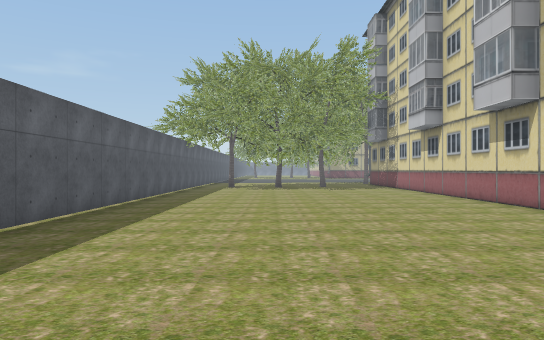
[1] (above)

22 first-person views from a walk through a Unity game level. The camera is 1.5 m above the floor, looks level and sees 70° across. The floor is counted in squares, 2 m on a side. Each view is taken from the middle of a square. On the plan, view 1 faces up. The plan holds only what a view shows up to about 12 squares ahead; the rest is blank. The place goes on beyond the plan. The player character is not drawn. Some surface patterns are stand-ins.

[2]
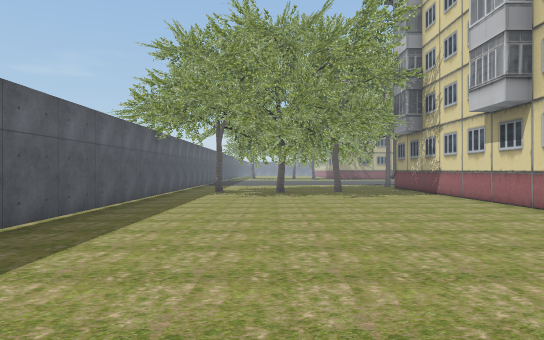

[3]
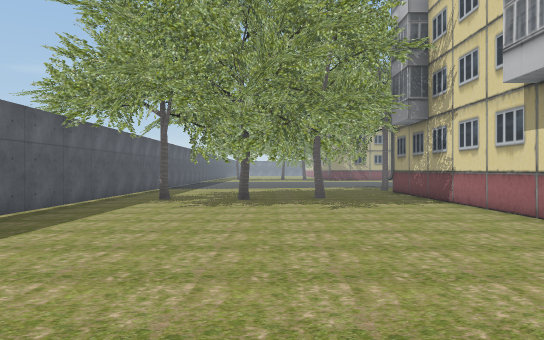

[4]
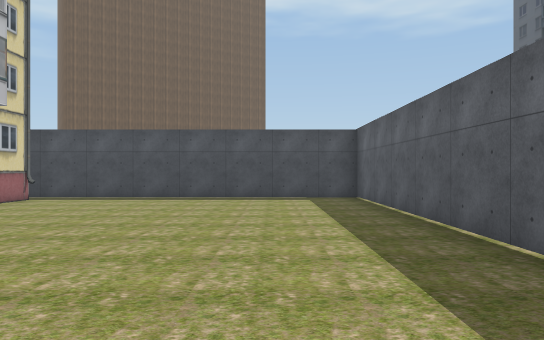

[5]
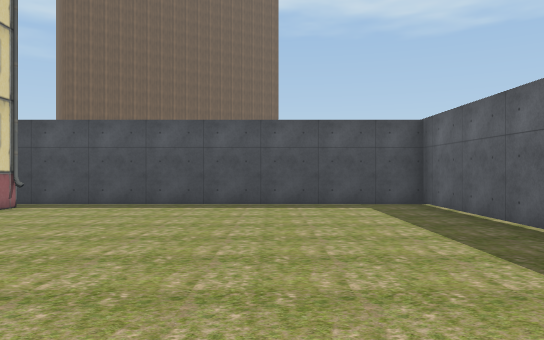

[6]
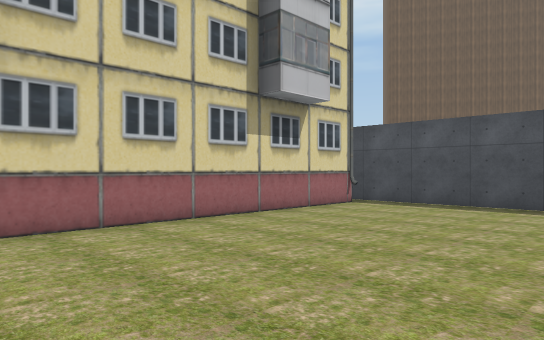

[7]
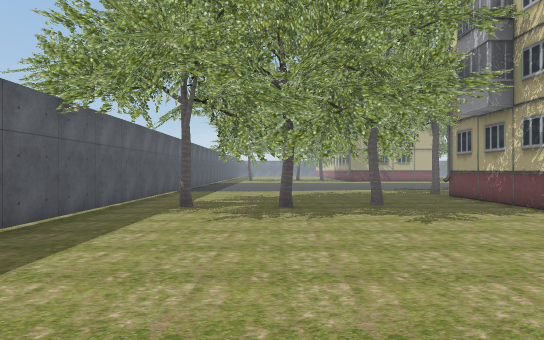

[8]
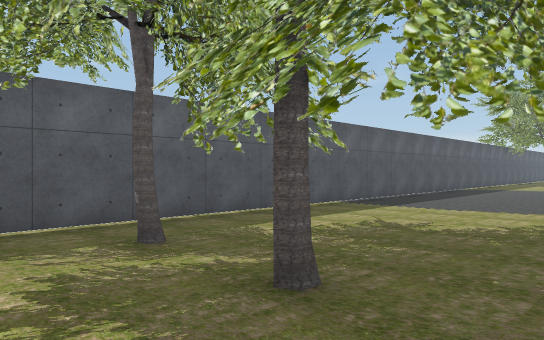

[9]
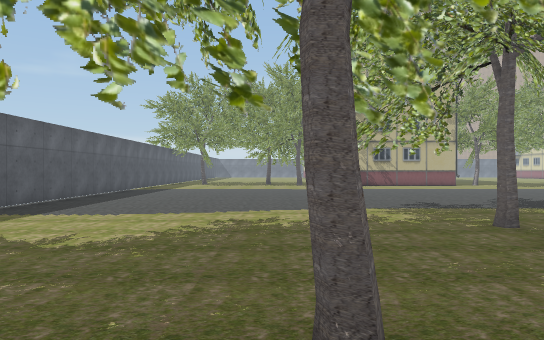

[10]
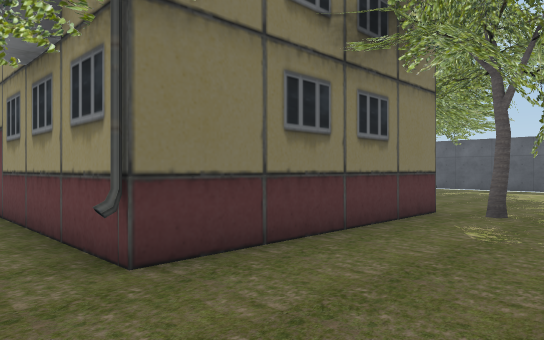

[11]
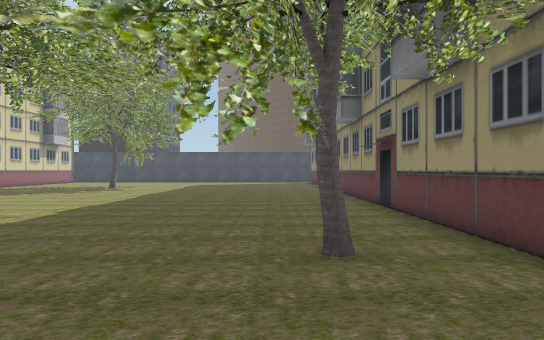

[12]
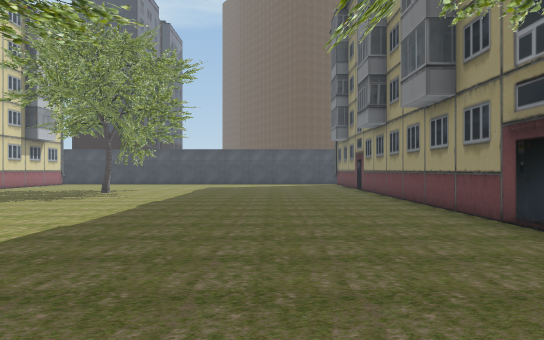

[13]
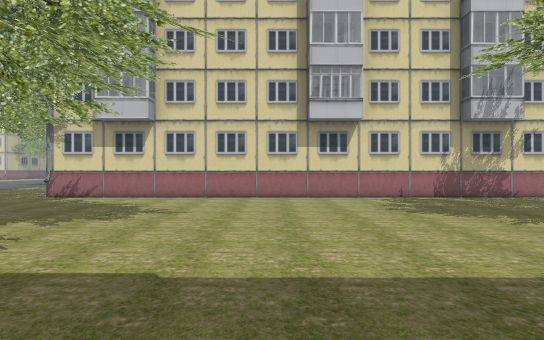

[14]
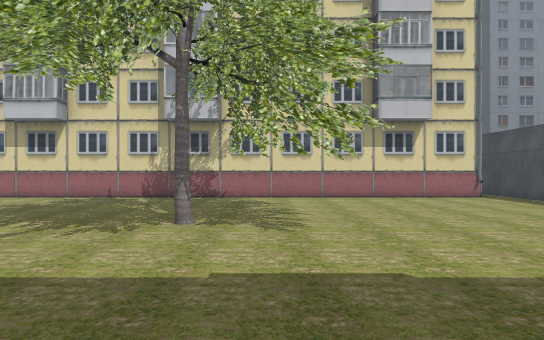

[15]
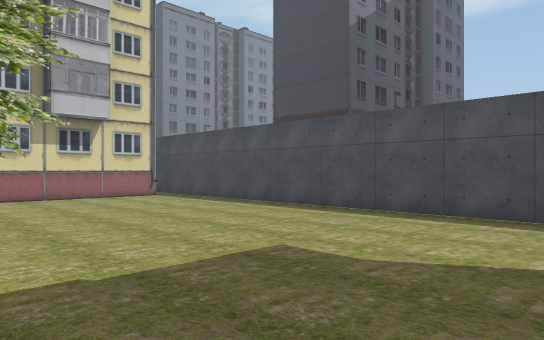

[16]
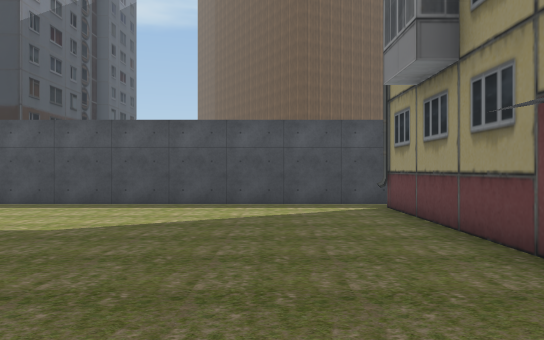

[17]
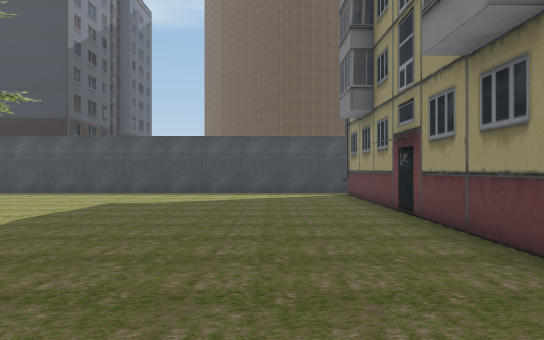

[18]
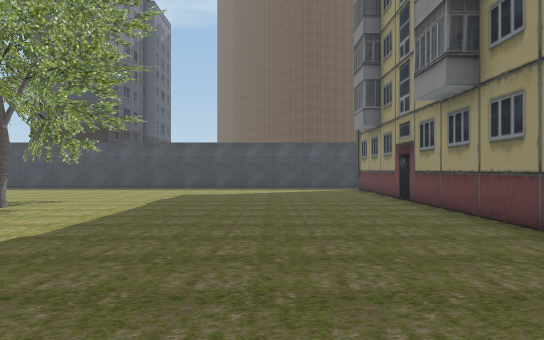

[19]
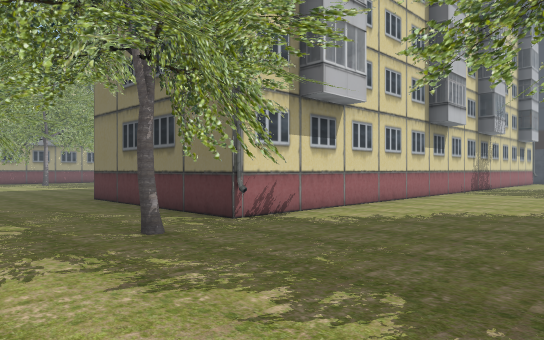

[20]
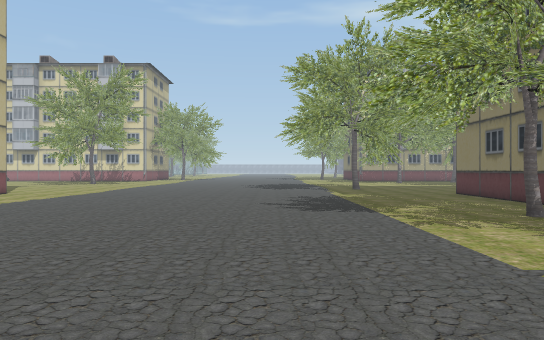

[21]
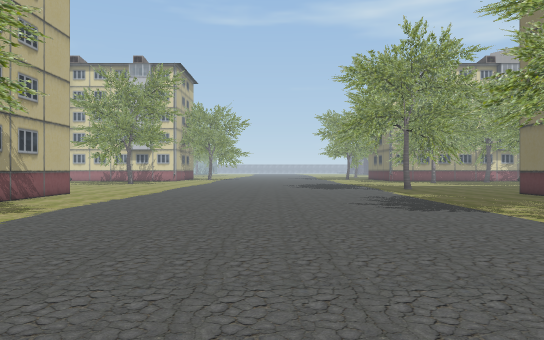

[22]
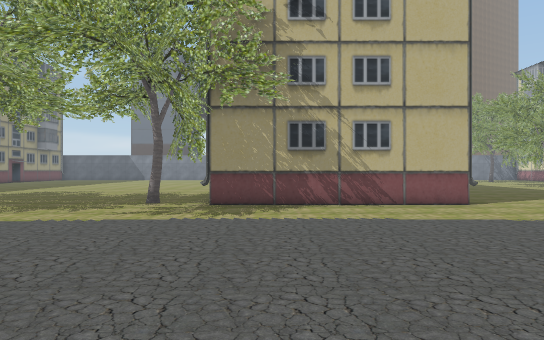

### Floor plan
Points are (right, up) in squares from view 1. A wall is a line through its corners. A room is listed if a view was taken in it or the views show most of it. See-through windows are left out.
Room 1 (views 1, 2, 3, 4, 5, 6, 7, 8, 9, 10, 11, 12, 13, 14, 15, 16, 17, 18, 19, 20, 21, 22)
walls: (-3.3, 28) (-3.3, 19.4); (-3.3, 14.5) (-3.3, -0.5) (5.6, -0.5); (30.4, 34.4) (24.6, 34.4); (10.5, -0.5) (26, -0.5); (5.1, 0.2) (5.1, 20.2) (10.7, 20.2) (10.7, 0.2); (24.6, 0.2) (24.6, 20.2) (30.2, 20.2)
objects: tree (-5, 15) to (-4, 19); tree (-1, 17); tree (0, 16) to (2, 17); tree (0, 17); tree (3, 18); tree (3, 23); tree (13, 20) to (13, 22); tree (15, 19) to (16, 20); tree (19, 5); tree (19, 7); tree (19, 19) to (20, 21); tree (20, 32) to (21, 34); tree (22, 22) to (23, 22); tree (24, 37) to (24, 38)

Where each view was taken, in squares from view 1:
view 1: 0 up, 0 right, facing up
view 2: 4 up, 0 right, facing up
view 3: 7 up, 1 right, facing up
view 4: 10 up, 1 left, facing down
view 5: 8 up, 0 right, facing down
view 6: 8 up, 0 right, facing down-right
view 7: 9 up, 0 right, facing up
view 8: 15 up, 2 right, facing up-left
view 9: 16 up, 2 right, facing up
view 10: 23 up, 12 right, facing down-left
view 11: 23 up, 13 right, facing down
view 12: 20 up, 14 right, facing down
view 13: 14 up, 14 right, facing right
view 14: 6 up, 14 right, facing right
view 15: 6 up, 14 right, facing down-right
view 16: 8 up, 13 right, facing down
view 17: 12 up, 13 right, facing down
view 18: 15 up, 14 right, facing down
view 19: 24 up, 20 right, facing down-right
view 20: 26 up, 18 right, facing right
view 21: 28 up, 18 right, facing right
view 22: 26 up, 26 right, facing up
